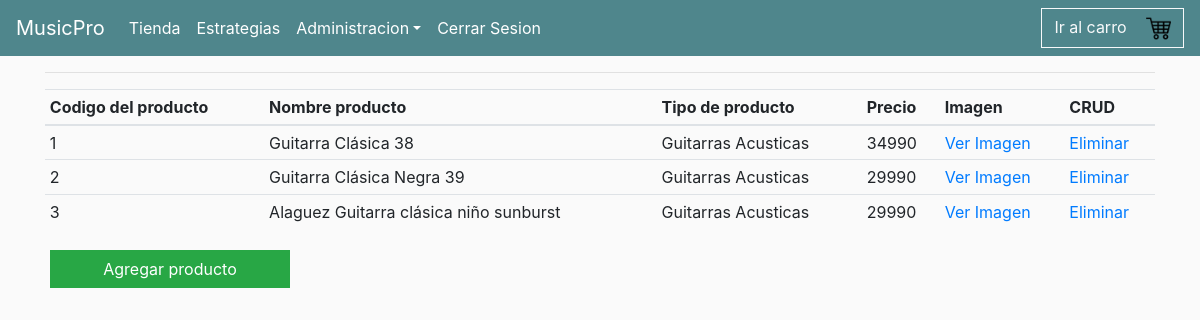
The page /bodega/ (signed in) on the database as committed earlier.
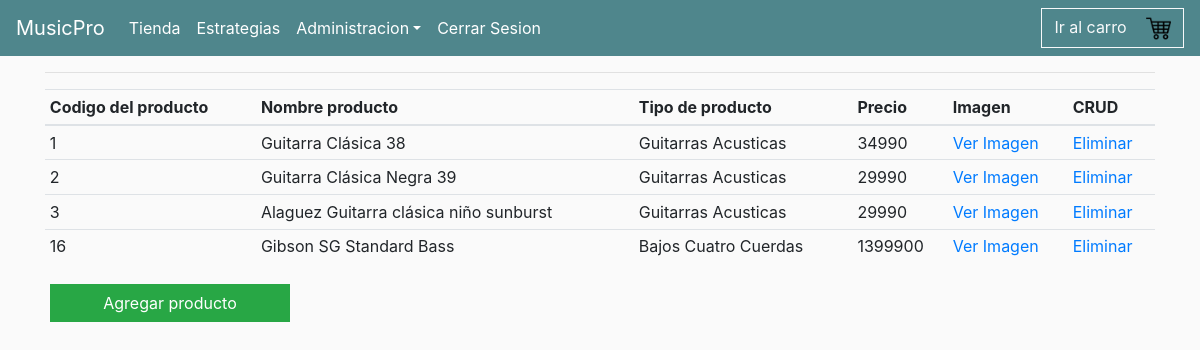
The same page on the database as committed later.
### TiendaMPRO/models.py (models this page shows, shortened)
class Producto(models.Model):
    nom_prod = models.CharField(validators=[MinLengthValidator(3)], max_length=40,verbose_name="Nombre de Producto")
    tipo_prod = models.ForeignKey(TipoProducto, on_delete=models.CASCADE)
    descripcion = models.TextField(max_length=1500,null=True,blank=True)
    precio = models.FloatField(default=0.0)
    imagen = models.ImageField(upload_to="images/producto",null=True,blank=True)

class TipoProducto(models.Model):
    tipo_name = models.CharField(validators=[MinLengthValidator(3)],max_length=40,verbose_name="Tipo de Producto")
    sub_categ = models.ForeignKey(SubCategoria, on_delete=models.CASCADE,verbose_name="SubCategoria")
    def __str__(self):
         return  self.tipo_name

### TiendaMPRO/views.py (the view)
# urls.py: path('bodega/', views.productosBodega, name='bodega'),
def productosBodega(request):
    productos = Producto.objects.all()
    context={'productos' : productos}
    return render(request, 'TiendaMPRO/bodega.html',context)

### TiendaMPRO/models.py (called while the page is built)
    def __str__(self):
        return f'{self.nombre}'

    @property
    def is_staff(self):
        return self.usuario_admin

### TiendaMPRO/templates/TiendaMPRO/bodega.html (shortened to what this page needs)
{% extends 'TiendaMPRO/main.html' %}
{% load static %}
{% block content %}
<div><hr></div>
<table class="table table-sm">
    <thead>
      <tr>
        <th scope="col">Codigo del producto</th>
        <th scope="col">Nombre producto</th>
        <th scope="col">Tipo de producto</th>
        <th scope="col">Precio</th>
        <th scope="col">Imagen</th>
        <th scope="col">CRUD</th>
      </tr>
    </thead>
    <tbody>
      {% for pro in productos %}
        <tr>
            <td data-label="Codigo del producto">{{pro.id}}</td>
            <td data-label="Nombre producto">{{pro.nom_prod}}</td>
            <td data-label="Tipo de producto">{{pro.tipo_prod}}</td>
            <td data-label="Precio">{{pro.precio|floatformat:0}}</td>
            <td data-label="Imagen"><a class="" href="{% url 'imagenProducto' pro.id %}">Ver Imagen</a></td>
            <td data-label="CRUD">
              <a class="" href=""> Eliminar</a>
            </td>
          </tr>
      {% endfor %}
    </tbody>
  </table>
  <div class="form-field centra">
    <form method="get" action="{% url 'addProducto' %}">
      <input class="btn btn-success btn-block" type="submit" value="Agregar producto" />
    </form>
  </div>
{% endblock %}

Rows that differ between the two databases and show on the page:
added Producto: id "16", nom_prod "Gibson SG Standard Bass", tipo_prod "Bajos Cuatro Cuerdas", precio "1399900"
